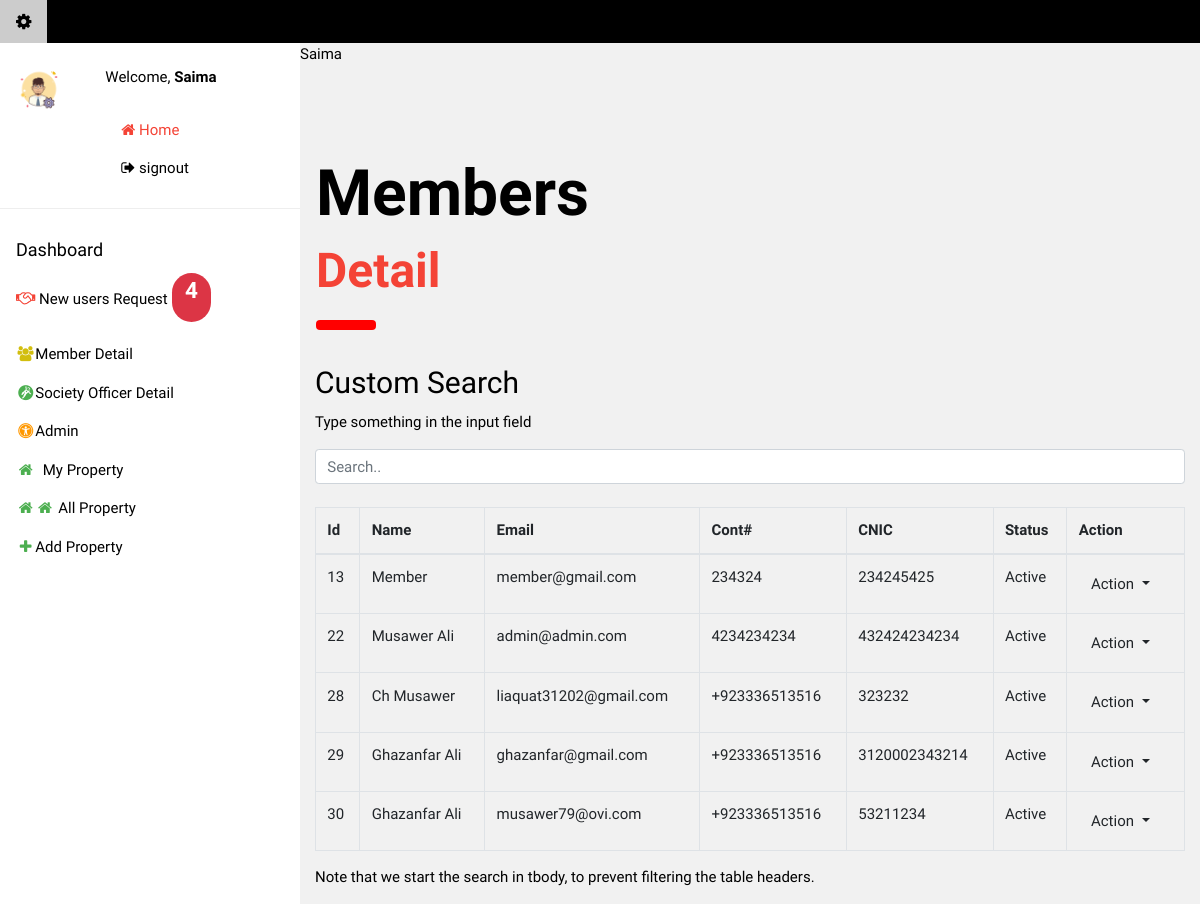
Page /admin_panel/member_detail.php (signed in) on the committed database.
### tables this page shows
CREATE TABLE `users_details` (
  `id` int(11) NOT NULL,
  `login_id` int(11) DEFAULT NULL,
  `cnic` varchar(250) DEFAULT NULL,
  `address` varchar(250) DEFAULT NULL,
  `mobile_number` varchar(20) DEFAULT NULL,
  `image` varchar(345) DEFAULT NULL
);

### admin_panel/member_detail.php (the view, shortened to what this page needs)
<?php
include "admin_header.php";
require_once "../db.php";
?>
<div class="w3-container" style="margin-top:80px" id="showcase">
    <h1 class="w3-jumbo"><b>Members</b></h1>
    <h1 class="w3-xxxlarge w3-text-red"><b>Detail</b></h1>
    <hr style="width:50px;border:5px solid red" class="w3-round">
  </div>
<div class="container mt-3">
  <h2>Custom Search</h2>
  <p>Type something in the input field</p>
  <input class="form-control" id="myInput" type="text" placeholder="Search..">
  <br>
  <table class="table table-bordered" id="Table">
    <thead>
      <tr>
        <th> Id</th>
        <th>Name</th>
        <th>Email</th>
        <th>Cont#</th>
        <th>CNIC</th>
        <th>Status</th>
        <th>Action</th>
      </tr>
    </thead>
    <tbody id="myTable">
    <?php
$sql = "SELECT *, login.login_id as id FROM `login` "
        . " LEFT JOIN users_details ON users_details.login_id = login.login_id"
        . " where type in('member') "
        . ";";
$result = $conn->query($sql);
if ($result->num_rows > 0):
  while($row = $result->fetch_assoc()):
?>
      <tr>
        <td><?=$row['id']?></td>
        <td><?=$row['name']?></td>
        <td><?=$row['email']?></td>
        <td><?=$row['mobile_number']?></td>
        <td><?=$row['cnic']?></td>
        <td><?=$row['status']?></td>
        <td><div class = "dropdown">
                <button type = "button" class = "btn dropdown-toggle" id = "dropdownMenu1" data-toggle = "dropdown">
                   Action
                </button>
            </div></td>
      </tr>
  <?php endwhile;endif;?>
    </tbody>
  </table>
  <p>Note that we start the search in tbody, to prevent filtering the table headers.</p>
</div>
<link rel="stylesheet" type="text/css" href="https://cdn.datatables.net/v/dt/dt-1.10.18/datatables.min.css"/>

### admin_panel/admin_header.php (shortened to what this page needs)
<?php
if(isset($_SESSION['uid'])){
    $d=$_SESSION['uid'];
    ?>
    <!DOCTYPE html>
<html>
    <link rel="stylesheet" href="http://localhost/housing/assets/css/bootstrap.min.css">
    <link rel="stylesheet" href="https://cdnjs.cloudflare.com/ajax/libs/font-awesome/4.7.0/css/font-awesome.min.css">
    <link rel="stylesheet" href="http://localhost/housing/assets/css/w3.css">
    <link rel="stylesheet" href="http://localhost/housing/assets/css/w3-theme-light-green.css">
    <link data-require="sweet-alert@*" data-semver="0.4.2" rel="stylesheet" href="https://cdnjs.cloudflare.com/ajax/libs/sweetalert/1.1.3/sweetalert.min.css" />
<link rel="stylesheet" href="https://lipis.github.io/bootstrap-sweetalert/dist/sweetalert.css" />
<body class="w3-light-grey">
<div class="w3-bar w3-top w3-black w3-large" style="z-index:4">
   <a href="#" class="w3-bar-item w3-button"><i class="fa fa-cog"></i></a>
</div>
<nav class="w3-sidebar w3-collapse w3-white w3-animate-left" style="z-index:3;width:300px;" id="mySidebar"><br>
  <div class="w3-container w3-row">
    <div class="w3-col s4">
      <img src="http://localhost/housing/assets/ads/admin.png" class="w3-circle w3-margin-right" style="width:46px">
    </div>
    <div class="w3-col s8 w3-bar">
      <span>Welcome, <strong><?= $d['name'];?></strong></span><br>
      <br>
      <a href="http://localhost/housing/index.php" class="w3-bar-item w3-text-red w3-button"><i class="fa fa-home"></i> Home</a>
      <a href="http://localhost/housing/signout.php" class="w3-bar-item w3-button"><i class="fa fa-sign-out"></i> signout</a>
    </div>
  </div>
  <hr>
  <div class="w3-container">
    <h5>Dashboard</h5>
  </div>
  <div class="w3-bar-block">
    <a href="new_user_req.php" class="w3-bar-item w3-button w3-padding"><i class="fa fa-handshake-o w3-text-red fa-fw"></i>   New users Request <sup> <span class="badge fa-2x badge-pill badge-danger">4<p id="new_req_alert"></p></span></sup></a>
    <a href="member_detail.php" class="w3-bar-item w3-button w3-padding"><i class="w3-text-yellow fa fa-users fa-fw"></i>Member Detail</a>
    <a href="society_officer_detail.php" class="w3-bar-item w3-button w3-padding"><i class="w3-text-green fa fa-grav fa-fw"></i>Society Officer Detail</a>
    <a href="admin_detail.php" class="w3-bar-item w3-button w3-padding"><i class="w3-text-orange fa fa-universal-access fa-fw"></i>Admin</a>
    <a href="./sofficer_property_detail.php" class="w3-bar-item w3-button w3-padding"><i class="fa fa-home w3-text-green fa-fw"></i>  My Property</a>
    <a href="./all_property_detail.php" class="w3-bar-item w3-button w3-padding"><i class="fa fa-home w3-text-green fa-fw"></i><i class="fa fa-home w3-text-green fa-fw"></i> All Property</a>
        <a href="./addproperty.php" class="w3-bar-item w3-button w3-padding"><i class="fa fa-plus w3-text-green fa-fw"></i>Add Property</a>
  </div>
</nav>
<div class="w3-main" style="margin-left:300px;margin-top:43px;">
    <?php
        $d=$_SESSION['uid'];
        echo $d['name'];
   } else {
    header('location:../login.php');
   }
?>

### assets/css/w3.css (style rules this page uses)
html { box-sizing:border-box }
*,*:before,*:after { box-sizing:inherit }
html { -ms-text-size-adjust:100%;-webkit-text-size-adjust:100% }
body { margin:0 }
article,aside,details,figcaption,figure,footer,header,main,menu,nav,section { display:block }
a { background-color:transparent }
b,strong { font-weight:bolder }
sub,sup { font-size:75%;line-height:0;position:relative;vertical-align:baseline }
sup { top:-0.5em }
img { border-style:none }
hr { box-sizing:content-box;height:0;overflow:visible }
button,input,select,textarea,optgroup { font:inherit;margin:0 }
button,input { overflow:visible }
button,select { text-transform:none }
button,[type=button],[type=reset],[type=submit] { -webkit-appearance:button }
html,body { font-family:Verdana,sans-serif;font-size:15px;line-height:1.5 }
html { overflow-x:hidden }
h1 { font-size:36px }
h2 { font-size:30px }
h5 { font-size:18px }
h1,h2,h3,h4,h5,h6 { font-family:"Segoe UI",Arial,sans-serif;font-weight:400;margin:10px 0 }
hr { border:0;border-top:1px solid #eee;margin:20px 0 }
img { vertical-align:middle }
a { color:inherit }
.w3-btn,.w3-button { border:none;display:inline-block;padding:8px 16px;vertical-align:middle;overflow:hidden;text-decoration:none;color:inherit;background-color:inherit;text-align:center;cursor:pointer;white-space:nowrap }
.w3-btn,.w3-button { -webkit-touch-callout:none;-webkit-user-select:none;-khtml-user-select:none;-moz-user-select:none;-ms-user-select:none;user-select:none }
.w3-sidebar { height:100%;width:200px;background-color:#fff;position:fixed!important;z-index:1;overflow:auto }
.w3-main,#main { transition:margin-left .4s }
.w3-bar { width:100%;overflow:hidden }
.w3-bar .w3-bar-item { padding:8px 16px;float:left;width:auto;border:none;display:block;outline:0 }
.w3-bar .w3-button { white-space:normal }
.w3-bar-block .w3-bar-item { width:100%;display:block;padding:8px 16px;text-align:left;border:none;white-space:normal;float:none;outline:0 }
.w3-container:after,.w3-container:before,.w3-panel:after,.w3-panel:before,.w3-row:after,.w3-row:before,.w3-row-padding:after,.w3-row-padding:before, .w3-cell-row:before,.w3-cell-row:after,.w3-clear:after,.w3-clear:before,.w3-bar:before,.w3-bar:after { content:"";display:table;clear:both }
.w3-col,.w3-half,.w3-third,.w3-twothird,.w3-threequarter,.w3-quarter { float:left;width:100% }
.w3-col.s4 { width:33.33333% }
.w3-col.s8 { width:66.66666% }
@media (min-width:993px) { .w3-sidebar.w3-collapse { display:block!important } }
.w3-top,.w3-bottom { position:fixed;width:100%;z-index:1 }
.w3-top { top:0 }
.w3-circle { border-radius:50% }
.w3-round,.w3-round-medium { border-radius:4px }
.w3-container,.w3-panel { padding:0.01em 16px }
.w3-animate-left { position:relative;animation:animateleft 0.4s }
.w3-large { font-size:18px!important }
.w3-xxxlarge { font-size:48px!important }
.w3-jumbo { font-size:64px!important }
.w3-margin-right { margin-right:16px!important }
.w3-padding { padding:8px 16px!important }
.w3-white,.w3-hover-white:hover { color:#000!important;background-color:#fff!important }
.w3-black,.w3-hover-black:hover { color:#fff!important;background-color:#000!important }
.w3-light-grey,.w3-hover-light-grey:hover,.w3-light-gray,.w3-hover-light-gray:hover { color:#000!important;background-color:#f1f1f1!important }
.w3-text-green,.w3-hover-text-green:hover { color:#4CAF50!important }
.w3-text-orange,.w3-hover-text-orange:hover { color:#ff9800!important }
.w3-text-red,.w3-hover-text-red:hover { color:#f44336!important }
.w3-text-yellow,.w3-hover-text-yellow:hover { color:#d2be0e!important }

### admin_panel/admin_header.php (style rules this page uses)
html,body,h1,h2,h3,h4,h5 { font-family: "Raleway", sans-serif }

### rows in the picture
users_details: login.login_id "13", login.name "Member", login.email "member@gmail.com", mobile_number "234324", cnic "234245425", login.status "Active"
users_details: login.login_id "22", login.name "Musawer Ali", login.email "admin@admin.com", mobile_number "4234234234", cnic "432424234234", login.status "Active"
users_details: login.login_id "28", login.name "Ch Musawer", login.email "liaquat31202@gmail.com", mobile_number "+923336513516", cnic "323232", login.status "Active"
users_details: login.login_id "29", login.name "Ghazanfar Ali", login.email "ghazanfar@gmail.com", mobile_number "+923336513516", cnic "3120002343214", login.status "Active"
users_details: login.login_id "30", login.name "Ghazanfar Ali", login.email "musawer79@ovi.com", mobile_number "+923336513516", cnic "53211234", login.status "Active"

### other values in the picture
$d['name'] "Saima"
